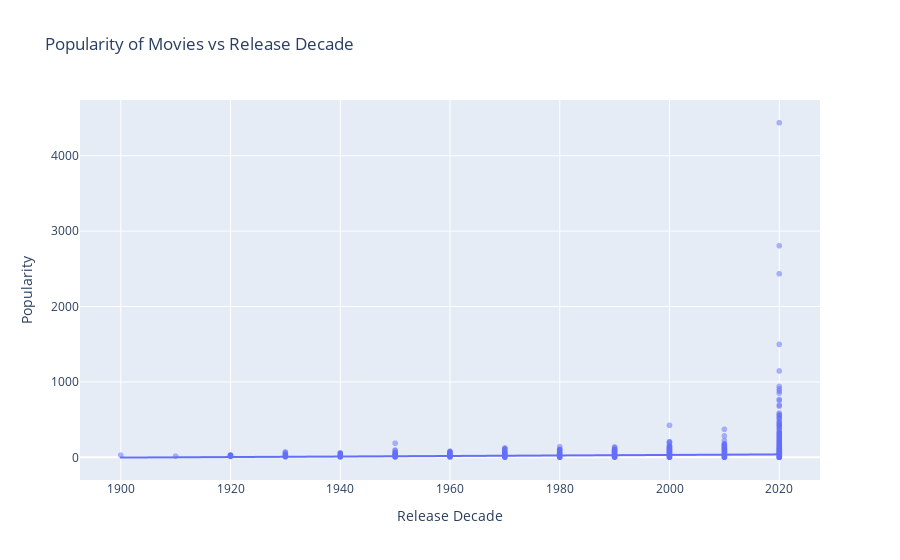

Write notebook code for a chart like this one.
### Code cell
import plotly.express as px

# Create an interactive scatter plot with movie names in hover information
fig = px.scatter(df, x='release_decade', y='popularity', 
                 title='Popularity of Movies vs Release Decade',
                 labels={'release_decade': 'Release Decade', 'popularity': 'Popularity'},
                 opacity=0.5,  # Adjust the opacity of points
                 trendline='ols',  # Add an ordinary least squares trendline
                 hover_name='title')  # Specify the column containing movie names for hover information


# Show the plot
fig.show()

### Figure 1 — Plotly figure (JSON) as saved in the notebook; plotly's stock layout.template omitted (floating-point values rounded to 4 significant figures; data arrays with more than 128 entries replaced by an {"elided": "..."} marker saying what was removed)
{"data": [{"hovertemplate": "<b>%{hovertext}</b><br><br>Release Decade=%{x}<br>Popularity=%{y}<extra></extra>", "hovertext": {"elided": "9754 str values"}, "legendgroup": "", "marker": {"color": "#636efa", "opacity": 0.5, "symbol": "circle"}, "mode": "markers", "name": "", "showlegend": false, "type": "scattergl", "x": {"elided": "9754 int values"}, "xaxis": "x", "y": {"elided": "9754 float values"}, "yaxis": "y"}, {"hovertemplate": "<b>OLS trendline</b><br>popularity = 0.348295 * release_decade + -665.431<br>R<sup>2</sup>=0.007831<br><br>Release Decade=%{x}<br>Popularity=%{y} <b>(trend)</b><extra></extra>", "legendgroup": "", "marker": {"color": "#636efa", "symbol": "circle"}, "mode": "lines", "name": "", "showlegend": false, "type": "scattergl", "x": {"elided": "9754 int values"}, "xaxis": "x", "y": {"elided": "9754 float values"}, "yaxis": "y"}], "layout": {"legend": {"tracegroupgap": 0}, "title": {"text": "Popularity of Movies vs Release Decade"}, "xaxis": {"anchor": "y", "domain": [0, 1], "title": {"text": "Release Decade"}}, "yaxis": {"anchor": "x", "domain": [0, 1], "title": {"text": "Popularity"}}}}
